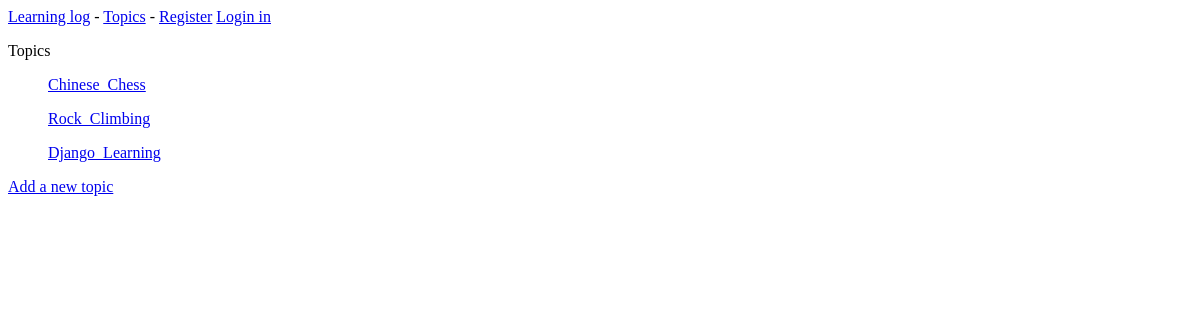
/topics/, run on an earlier commit of the app's database.
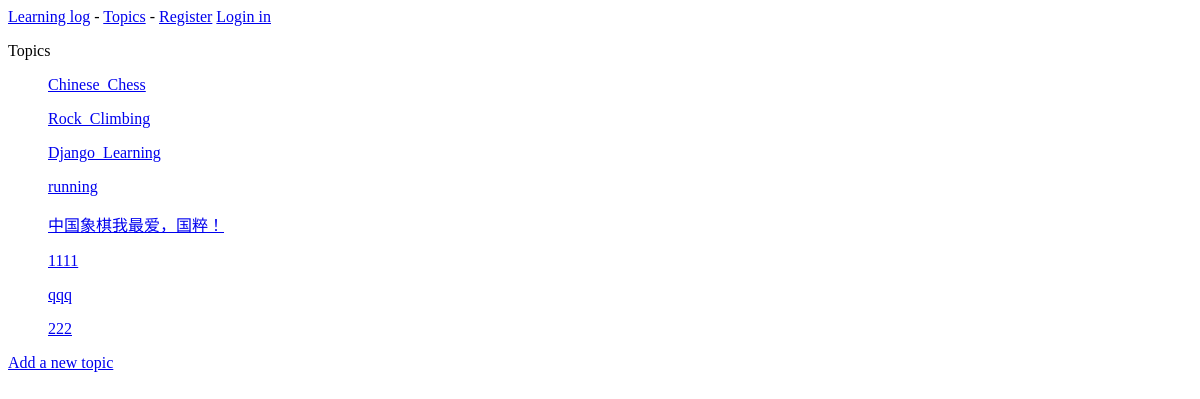
And on a later commit of the database.
### learning_logs/models.py (models this page shows)
class Topic(models.Model):
    text = models.CharField(max_length=200)
    date_added= models.DateTimeField(auto_now_add=True)
    def __str__(self):
        return self.text

### learning_logs/views.py (the view)
# urls.py: path('topics/', views.topics, name='topics'),
def topics(request):
    topics = Topic.objects.order_by('date_added')
    context = {'topics':topics}
    return render(request,'learning_logs/topics.html',context)

### learning_logs/templates/learning_logs/topics.html
{% extends "learning_logs/base.html" %}
{% block content %}
<p>Topics</p>
<ul>
    {% for topic in topics %}
      <p>
          <a href = "{% url 'learning_logs:topic' topic.id %}">{{ topic }}</a>
      </p>
    {% empty %}
      <li>No topics have been added yet.</li>
    {% endfor %}
</ul>
    <a href="{% url 'learning_logs:new_topic' %}">Add a new topic</a>
{% endblock content %}

What changed in the data, as far as the page shows it:
added Topic: text "running"
added Topic: text "中国象棋我最爱，国粹！"
added Topic: text "1111"
added Topic: text "qqq"
added Topic: text "222"
